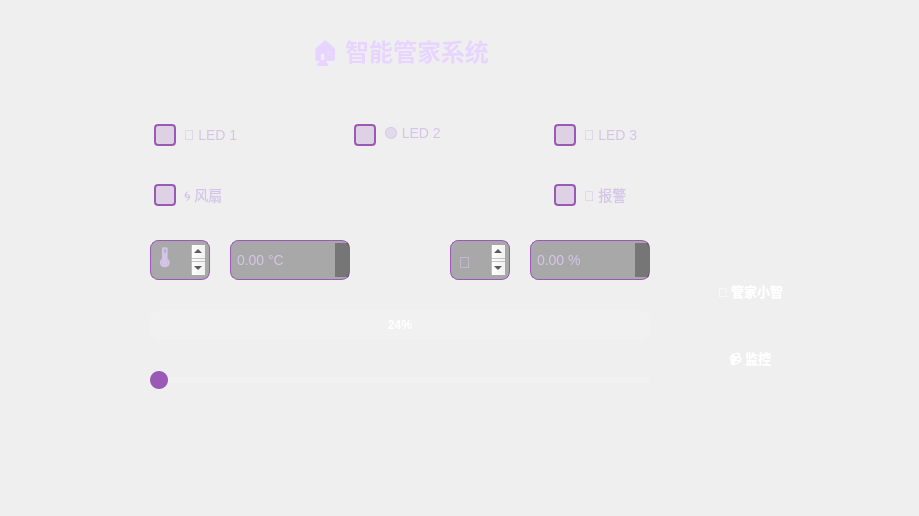
<?xml version="1.0" encoding="UTF-8"?>
<ui version="4.0">
 <class>Widget</class>
 <widget class="QWidget" name="Widget">
  <property name="geometry">
   <rect>
    <x>0</x>
    <y>0</y>
    <width>919</width>
    <height>516</height>
   </rect>
  </property>
  <property name="windowTitle">
   <string>智能豪宅中控系统</string>
  </property>
  <property name="styleSheet">
   <string notr="true">
/* 主背景 - 紫色渐变 */
Widget {
    background: qlineargradient(x1:0, y1:0, x2:1, y2:1,
        stop:0 #1a0b2e, stop:1 #2d1b4e);
    font-family: &quot;Microsoft YaHei&quot;, &quot;Segoe UI&quot;, Arial, sans-serif;
}

/* 标签 */
QLabel {
    color: #e8d5ff;
    font-weight: bold;
}

/* 复选框 */
QCheckBox {
    color: #d4c4e8;
    font-size: 14px;
    spacing: 8px;
    padding: 4px;
}

QCheckBox::indicator {
    width: 18px;
    height: 18px;
    border-radius: 4px;
    border: 2px solid #9b59b6;
    background: rgba(155,89,182,0.2);
}

QCheckBox::indicator:checked {
    background: #9b59b6;
    border-color: #af7ac5;
}

QCheckBox::indicator:hover {
    border-color: #af7ac5;
}

/* 进度条 */
QProgressBar {
    border: none;
    border-radius: 10px;
    text-align: center;
    background-color: rgba(255,255,255,0.1);
    color: white;
    font-weight: bold;
}

QProgressBar::chunk {
    background: qlineargradient(x1:0, y1:0, x2:1, y2:0,
        stop:0 #9b59b6, stop:1 #c39bd3);
    border-radius: 10px;
}

/* 滑块 */
QSlider::groove:horizontal {
    height: 6px;
    background: rgba(255,255,255,0.15);
    border-radius: 3px;
}

QSlider::handle:horizontal {
    background: #9b59b6;
    width: 18px;
    height: 18px;
    margin: -6px 0;
    border-radius: 9px;
}

QSlider::handle:horizontal:hover {
    background: #af7ac5;
}

QSlider::sub-page:horizontal {
    background: qlineargradient(x1:0, y1:0, x2:1, y2:0,
        stop:0 #9b59b6, stop:1 #c39bd3);
    border-radius: 3px;
}

/* 数值输入框 */
QDoubleSpinBox, QTextEdit {
    background: rgba(0,0,0,0.3);
    border: 1px solid #9b59b6;
    border-radius: 8px;
    color: #d4c4e8;
    font-size: 14px;
    padding: 4px;
}

QDoubleSpinBox:focus, QTextEdit:focus {
    border-color: #af7ac5;
    background: rgba(0,0,0,0.5);
}

/* 按钮 */
QPushButton {
    background: qlineargradient(x1:0, y1:0, x2:0, y2:1,
        stop:0 #9b59b6, stop:1 #7d3c98);
    color: white;
    border: none;
    border-radius: 20px;
    font-weight: bold;
    font-size: 13px;
    padding: 6px 12px;
}

QPushButton:hover {
    background: qlineargradient(x1:0, y1:0, x2:0, y2:1,
        stop:0 #af7ac5, stop:1 #9b59b6);
}

QPushButton:pressed {
    background: #6c3483;
}
   </string>
  </property>
  <widget class="QLabel" name="label">
   <property name="geometry">
    <rect>
     <x>250</x>
     <y>30</y>
     <width>300</width>
     <height>50</height>
    </rect>
   </property>
   <property name="font">
    <font>
     <family>Arial</family>
     <pointsize>18</pointsize>
     <weight>75</weight>
     <bold>true</bold>
    </font>
   </property>
   <property name="text">
    <string>&lt;html&gt;&lt;head/&gt;&lt;body&gt;&lt;p&gt;🏠 智能管家系统&lt;/p&gt;&lt;/body&gt;&lt;/html&gt;</string>
   </property>
   <property name="alignment">
    <set>Qt::AlignCenter</set>
   </property>
  </widget>
  <widget class="QCheckBox" name="checkBox_4">
   <property name="geometry">
    <rect>
     <x>150</x>
     <y>120</y>
     <width>100</width>
     <height>30</height>
    </rect>
   </property>
   <property name="text">
    <string>🔴 LED 1</string>
   </property>
  </widget>
  <widget class="QCheckBox" name="checkBox_5">
   <property name="geometry">
    <rect>
     <x>350</x>
     <y>120</y>
     <width>100</width>
     <height>30</height>
    </rect>
   </property>
   <property name="text">
    <string>🟢 LED 2</string>
   </property>
  </widget>
  <widget class="QCheckBox" name="checkBox_6">
   <property name="geometry">
    <rect>
     <x>550</x>
     <y>120</y>
     <width>100</width>
     <height>30</height>
    </rect>
   </property>
   <property name="text">
    <string>🔵 LED 3</string>
   </property>
  </widget>
  <widget class="QCheckBox" name="checkBox_3">
   <property name="geometry">
    <rect>
     <x>150</x>
     <y>180</y>
     <width>100</width>
     <height>30</height>
    </rect>
   </property>
   <property name="text">
    <string>🌀 风扇</string>
   </property>
  </widget>
  <widget class="QCheckBox" name="checkBox_2">
   <property name="geometry">
    <rect>
     <x>550</x>
     <y>180</y>
     <width>100</width>
     <height>30</height>
    </rect>
   </property>
   <property name="text">
    <string>🔔 报警</string>
   </property>
  </widget>
  <widget class="QTextEdit" name="textEdit">
   <property name="geometry">
    <rect>
     <x>150</x>
     <y>240</y>
     <width>60</width>
     <height>40</height>
    </rect>
   </property>
   <property name="html">
    <string>&lt;!DOCTYPE HTML PUBLIC &quot;-//W3C//DTD HTML 4.0//EN&quot; &quot;http://www.w3.org/TR/REC-html40/strict.dtd&quot;&gt;
&lt;html&gt;&lt;head&gt;&lt;meta name=&quot;qrichtext&quot; content=&quot;1&quot; /&gt;&lt;style type=&quot;text/css&quot;&gt;
p, li { white-space: pre-wrap; }
&lt;/style&gt;&lt;/head&gt;&lt;body style=&quot; font-family:'Ubuntu'; font-size:14px; font-weight:400; font-style:normal;&quot;&gt;
&lt;p style=&quot; margin-top:0px; margin-bottom:0px; margin-left:0px; margin-right:0px; -qt-block-indent:0; text-indent:0px;&quot;&gt;&lt;span style=&quot; font-family:'Arial'; font-size:12pt; font-weight:600;&quot;&gt;🌡️ 温度&lt;/span&gt;&lt;/p&gt;&lt;/body&gt;&lt;/html&gt;</string>
   </property>
  </widget>
  <widget class="QDoubleSpinBox" name="doubleSpinBox">
   <property name="geometry">
    <rect>
     <x>230</x>
     <y>240</y>
     <width>120</width>
     <height>40</height>
    </rect>
   </property>
   <property name="suffix">
    <string> °C</string>
   </property>
  </widget>
  <widget class="QTextEdit" name="textEdit_2">
   <property name="geometry">
    <rect>
     <x>450</x>
     <y>240</y>
     <width>60</width>
     <height>40</height>
    </rect>
   </property>
   <property name="html">
    <string>&lt;!DOCTYPE HTML PUBLIC &quot;-//W3C//DTD HTML 4.0//EN&quot; &quot;http://www.w3.org/TR/REC-html40/strict.dtd&quot;&gt;
&lt;html&gt;&lt;head&gt;&lt;meta name=&quot;qrichtext&quot; content=&quot;1&quot; /&gt;&lt;style type=&quot;text/css&quot;&gt;
p, li { white-space: pre-wrap; }
&lt;/style&gt;&lt;/head&gt;&lt;body style=&quot; font-family:'Ubuntu'; font-size:14px; font-weight:400; font-style:normal;&quot;&gt;
&lt;p style=&quot; margin-top:0px; margin-bottom:0px; margin-left:0px; margin-right:0px; -qt-block-indent:0; text-indent:0px;&quot;&gt;&lt;span style=&quot; font-family:'Arial'; font-size:12pt; font-weight:600;&quot;&gt;💧 湿度&lt;/span&gt;&lt;/p&gt;&lt;/body&gt;&lt;/html&gt;</string>
   </property>
  </widget>
  <widget class="QDoubleSpinBox" name="doubleSpinBox_2">
   <property name="geometry">
    <rect>
     <x>530</x>
     <y>240</y>
     <width>120</width>
     <height>40</height>
    </rect>
   </property>
   <property name="suffix">
    <string> %</string>
   </property>
  </widget>
  <widget class="QProgressBar" name="progressBar">
   <property name="geometry">
    <rect>
     <x>150</x>
     <y>310</y>
     <width>500</width>
     <height>30</height>
    </rect>
   </property>
   <property name="value">
    <number>24</number>
   </property>
  </widget>
  <widget class="QSlider" name="horizontalSlider">
   <property name="geometry">
    <rect>
     <x>150</x>
     <y>360</y>
     <width>500</width>
     <height>40</height>
    </rect>
   </property>
   <property name="orientation">
    <enum>Qt::Horizontal</enum>
   </property>
  </widget>
  <widget class="QPushButton" name="pushButton">
   <property name="geometry">
    <rect>
     <x>690</x>
     <y>340</y>
     <width>120</width>
     <height>40</height>
    </rect>
   </property>
   <property name="text">
    <string>📹 监控</string>
   </property>
  </widget>
  <widget class="QPushButton" name="pushButton_ai">
   <property name="geometry">
    <rect>
     <x>690</x>
     <y>270</y>
     <width>121</width>
     <height>41</height>
    </rect>
   </property>
   <property name="text">
    <string>🤖 管家小智</string>
   </property>
  </widget>
 </widget>
 <resources/>
 <connections/>
</ui>
